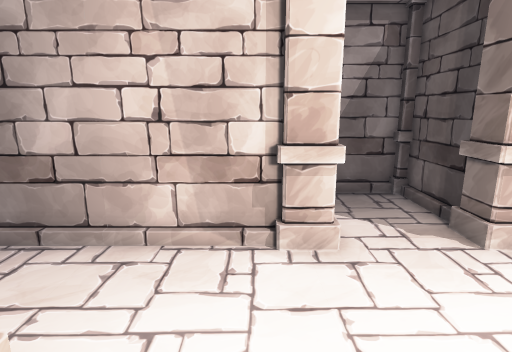
View 1 (above)

17 first-person views from a walk through a 3-D level made in the Unity game engine. The camera is 1.3 m above the floor, tilts 12° down and sees 80° across. The floor is counted in squares, 0.5 m on a side. Each view is taken from the middle of a square. On the plan, view 1 faces up. The plan holds only what a view shows up to about 20 squares ahead; the rest is blank. The player character is not drawn. Door leaves are left out, so doorways stand open.

View 2
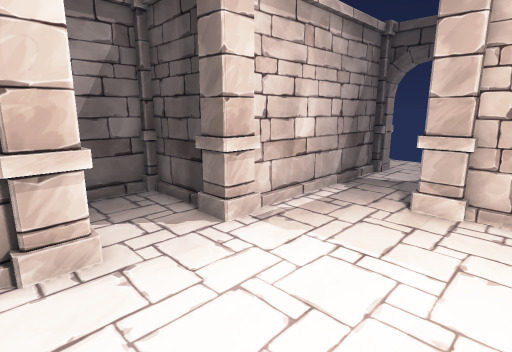

View 3
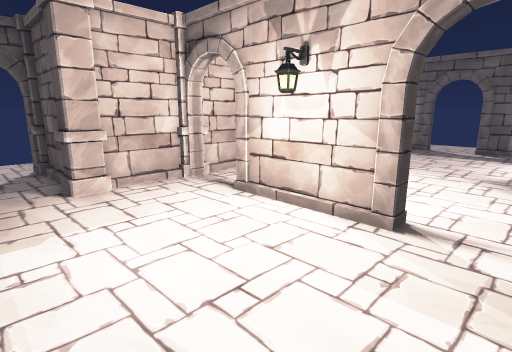

View 4
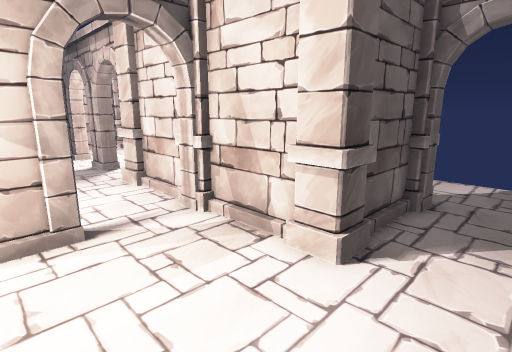

View 5
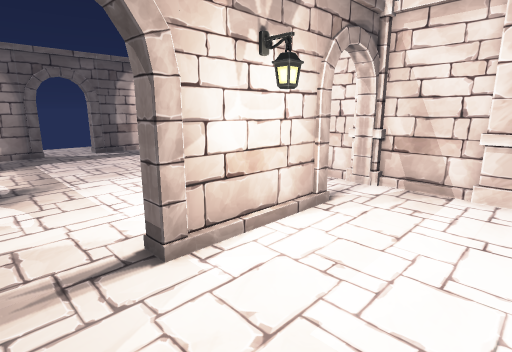

View 6
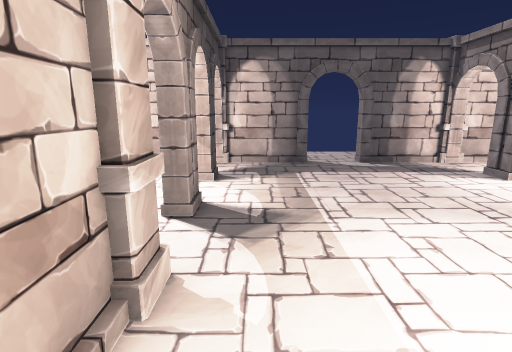

View 7
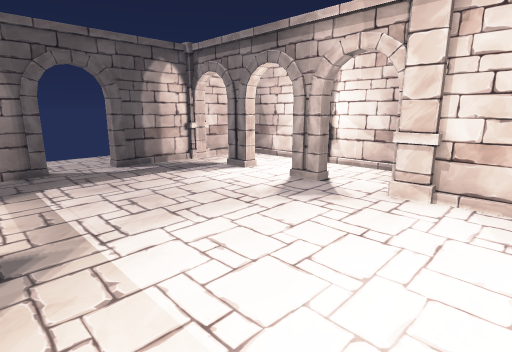

View 8
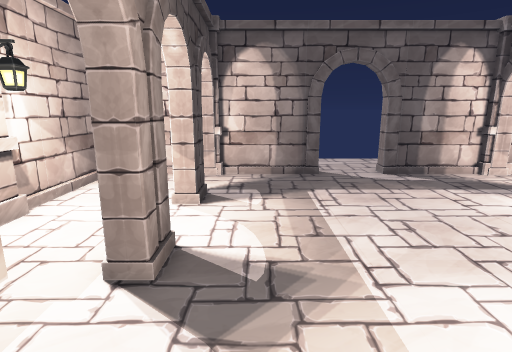

View 9
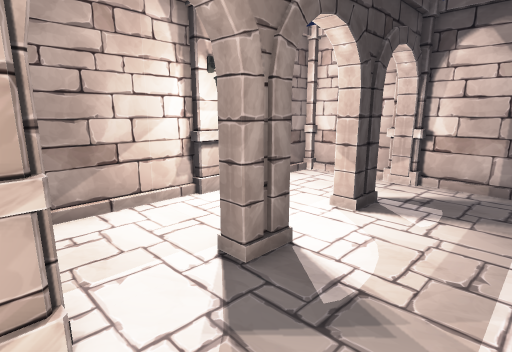

View 10
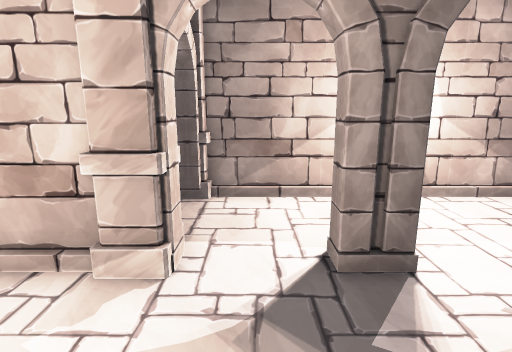

View 11
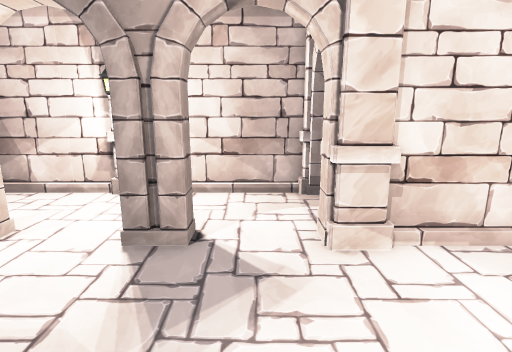

View 12
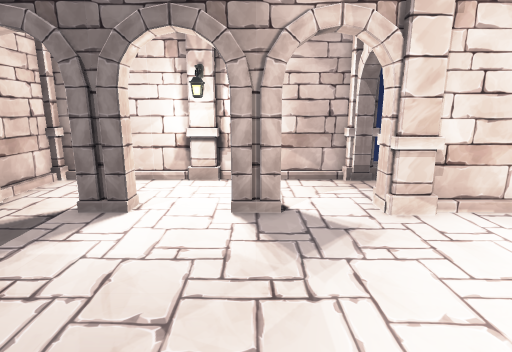

View 13
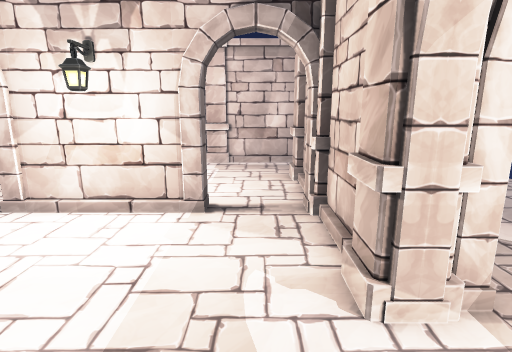

View 14
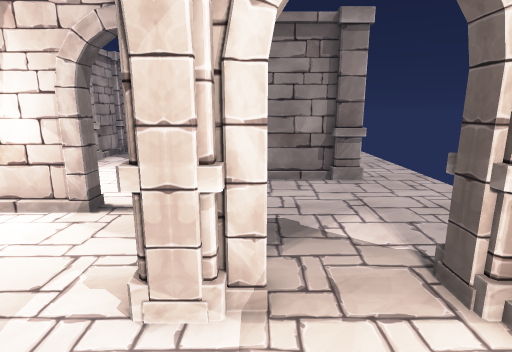

View 15
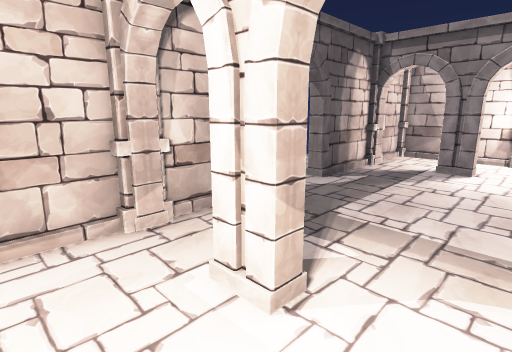

View 16
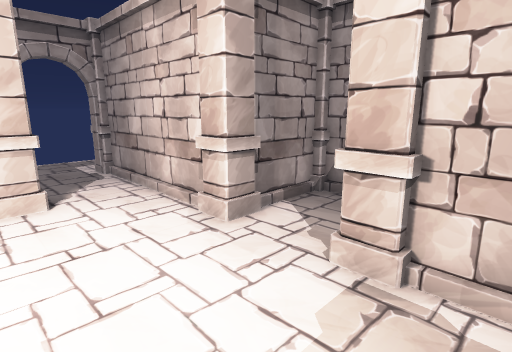

View 17
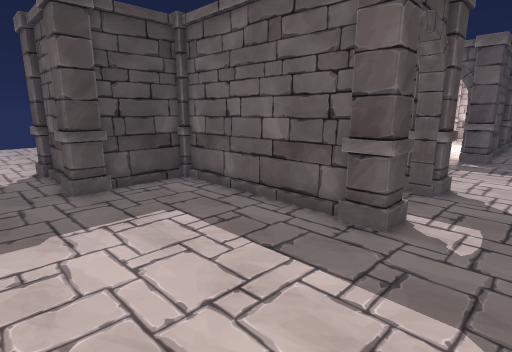

### Floor plan
Points are (right, up) in squares from view 1. A wall is a line through its corners. A room is listed if a view was taken in it or the views show most of it. See-through windows are left out.
Room 1 (views 1, 2, 3, 4, 5, 6, 16)
walls: (4.8, 6.8) (4.8, 9.5); (0.5, 5.8) (-6.5, 5.8); (0.4, -2.2) (0.4, -1.8) (5.6, -1.8) (5.6, -2.2); (8.8, -1.5) (8.8, 1.5); (4.5, 9.8) (1.5, 9.8); (10.8, 2.2) (13, 2.2); (-2.8, 1.5) (-2.8, -1.5); (1.2, 9.5) (1.2, 6.8); (8.8, -3.5) (8.8, -2.5); (13.1, 5.8) (5.5, 5.8); (-6.5, 2.2) (-4, 2.2)
ways out: opening at (-1, -1.3) to room 2; opening at (7, -2.3) to room 2; opening at (-6, 5); opening at (15, 2); opening at (15, 6); open door at (-7, 3.5)
objects: pillar (-3, 2) to (-2, 3); pillar (1, 5) to (2, 6); lamp (3, -1); pillar (4, 5) to (5, 6); pillar (8, -2) to (10, -2); pillar (8, 2) to (9, 3); pillar (13, 1) to (14, 3); pillar (13, 5) to (14, 5)
Room 2 (views 7, 8, 9, 10, 11, 12, 13, 14, 15)
walls: (8.8, -10.8) (8.8, -9.4) (9.4, -9.4); (-3.4, -9.4) (-2.8, -9.4) (-2.8, -10.8); (-3.4, -13.4) (-2.8, -13.4) (-2.8, -14.8); (4.2, -17.8) (8.5, -17.8); (8.8, -14.8) (8.8, -13.4) (9.3, -13.4) (9.3, -14.8); (8.8, -5.5) (8.8, -3.5); (10.3, -6.3) (9.5, -6.3); (-2.5, -17.8) (1.6, -17.8); (5.6, -2.2) (0.4, -2.2); (9.5, -17.8) (13, -17.8); (-2.8, -2.5) (-2.8, -5.5); (13.3, -11.4) (13.3, -6.5); (-6.8, -6.5) (-6.8, -17.5); (-6.5, -17.8) (-3.6, -17.8); (13.3, -17.6) (13.3, -12.4)
ways out: opening at (-1, -1.3) to room 1; opening at (7, -2.3) to room 1; open door at (-5.5, -6); open door at (3, -18); open door at (11.5, -6)
objects: lamp (-6, -12); pillar (-4, -7) to (-2, -6); pillar (-4, -2) to (-3, -2); lamp (3, -3); pillar (8, -7) to (9, -6); lamp (12, -12)
Room 3 (view 17)
walls: (-6.5, 6.2) (0.5, 6.2); (0.8, 6.5) (0.8, 9.5); (2.8, 10.2) (4.5, 10.2)
ways out: opening at (-8.5, 6); opening at (4.7, 12)
objects: pillar (-8, 5) to (-7, 7); pillar (0, 10) to (1, 11)

Where each view was taken, in squares from view 1:
view 1: 0 up, 0 right, facing up
view 2: 0 up, 0 right, facing up-right
view 3: 5 up, 2 left, facing down-right
view 4: 5 up, 2 right, facing down-left
view 5: 3 up, 8 right, facing down-left
view 6: 2 down, 7 right, facing down
view 7: 3 down, 7 right, facing down-left
view 8: 5 down, 7 right, facing down
view 9: 6 down, 5 right, facing down-right
view 10: 8 down, 4 right, facing right
view 11: 8 down, 3 right, facing left
view 12: 10 down, 5 right, facing left
view 13: 10 down, 7 right, facing up
view 14: 10 down, 10 right, facing up
view 15: 11 down, 12 right, facing down-left
view 16: 1 up, 7 right, facing up-left
view 17: 13 up, 10 left, facing down-right
